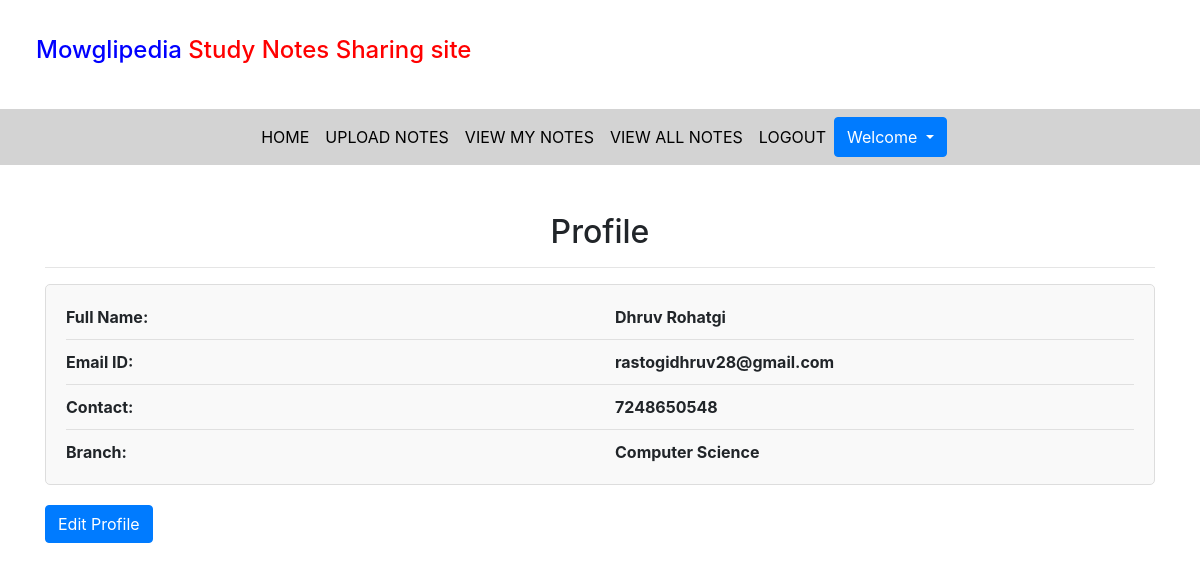
/profile/ (signed in), run on an earlier commit of the app's database.
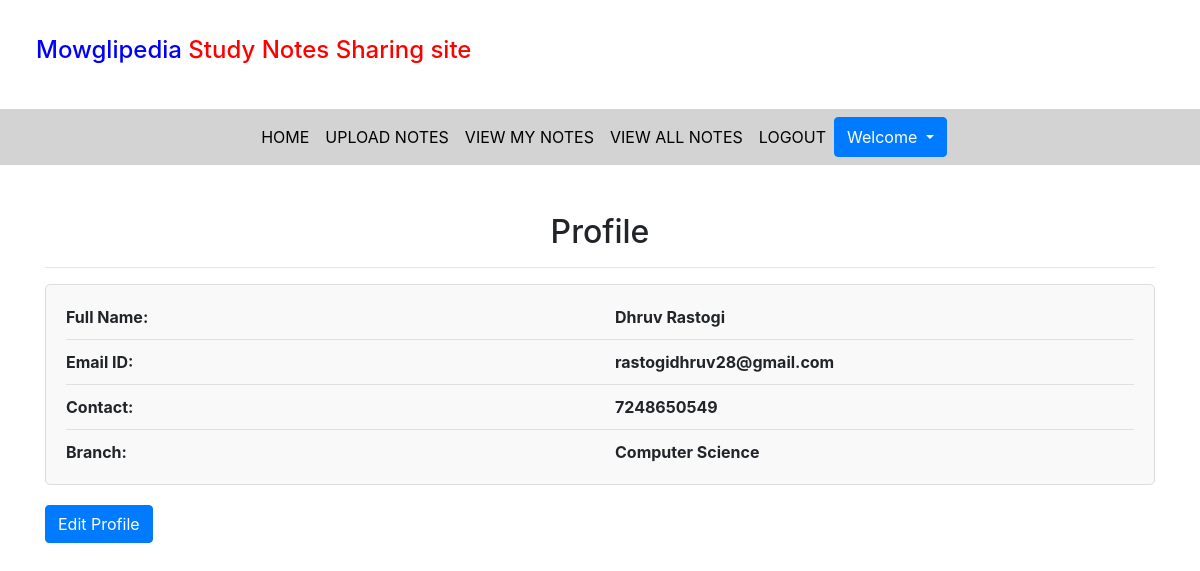
And on a later commit of the database.
### notes/models.py (models this page shows, shortened)
class Signup(models.Model):
    user = models.ForeignKey(User,on_delete=models.CASCADE)
    contact = models.CharField(max_length=10,null=True)
    branch = models.CharField(max_length=30)
    role = models.CharField(max_length=15)

### notes/views.py (the view)
# urls.py: path('profile/', profile, name='profile'),
def profile(request):
    if not request.user.is_authenticated:
        return redirect('login')
    user = User.objects.get(id=request.user.id)
    data = Signup.objects.get(user = user)
    d = {'data': data, 'user':user}
    return render(request, 'profile.html', d)

### notes/templates/profile.html (shortened to what this page needs)
{% extends "user_nav.html" %}
{% load static %}
{% block body %}
<div class="container mt-5">
    <h2 class="text-center">Profile</h2>
    <hr>
    <div class="profile-info">
        <div class="row">
            <div class="col-md-6">
                <span>Full Name:</span>
            </div>
            <div class="col-md-6" style="text-transform: capitalize;">
                {{ data.user.first_name }} {{ data.user.last_name }}
            </div>
        </div>
        <hr>
        <div class="row">
            <div class="col-md-6">
                <span>Email ID:</span>
            </div>
            <div class="col-md-6">
                {{ data.user.username }}
            </div>
        </div>
        <hr>
        <div class="row">
            <div class="col-md-6">
                <span>Contact:</span>
            </div>
            <div class="col-md-6">
                {{ data.contact }}
            </div>
        </div>
        <hr>
        <div class="row">
            <div class="col-md-6">
                <span>Branch:</span>
            </div>
            <div class="col-md-6">
                {{ data.branch }}
            </div>
        </div>
    </div>
    <a href="{% url 'edit_profile' %}" class="btn btn-primary btn-edit">Edit Profile</a>
</div>
{% endblock %}

What changed in the data, as far as the page shows it:
changed Signup "Computer Science": user.last_name "Rohatgi" → "Rastogi"; contact "7248650548" → "7248650549"
